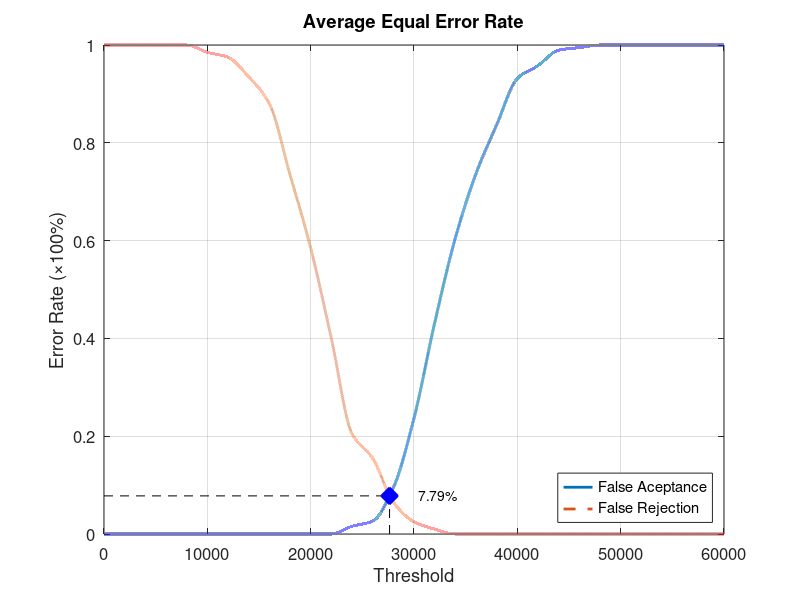
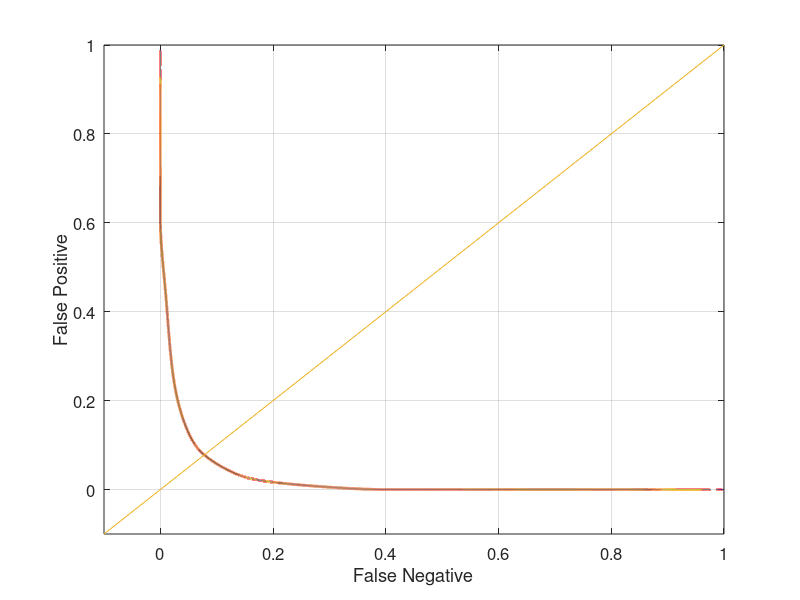

Write MATLAB code to recreate these figures, in order.
function yEER = Database3_4
close all;
clear;
clc;
x = 0:2000:60000;
xq = 0:0.5:60000;

y0 = [0 0 0 0 0 0 0 0 0 0 0 0 0.0157895 0.0263158 0.0947368 0.236842 0.431579 0.605263 0.736842 0.836842 0.931579 0.957895 0.989474 0.994737 1 1 1 1 1 1 1];
yy0 = interp1(x, y0, xq, 'pchip');
y1 = [1 1 1 1 1 0.985 0.975 0.935 0.88 0.735 0.585 0.4 0.205 0.155 0.065 0.025 0.01 0 0 0 0 0 0 0 0 0 0 0 0 0 0];
yy1 = interp1(x, y1, xq, 'pchip');

% Calculating EER: 
y2 = abs(y0 - y1);
find(y2 == min(y2))
yy2 = abs(yy0 - yy1);
xEER = find(yy2 == min(yy2));
xEERIndex = xq(xEER) % X-axis EER
yEER = yy0(xEER) % Y-axis EER

main = figure
plot(xq, yy0,'-','LineWidth', 2);	hold on
plot(xq, yy1,'--','LineWidth', 2);	hold on
plot([xEERIndex xEERIndex], [0 yEER], 'k--');	hold on
plot([0 xEERIndex], [yEER yEER], 'k--');	hold on
plot(xEERIndex, yEER, 'bx', 'LineWidth', 10);	hold on
text(xEERIndex + 10 * xEERIndex / 100, yEER, [num2str(round((10000 * yEER)) / 100) '%'])
legend('False Aceptance', 'False Rejection', 'Location', 'SouthEast')
xlabel('Threshold')
ylabel('Error Rate (\times100%)')
title('Average Equal Error Rate')
set(gca, 'FontSize', 12)
axis([0 60000 0 1])
grid on

print(main, 'Database3_4Main', '-dpng');
FNRxFPR = figure('Color', [1 1 1]);
plot(yy1, yy0, '-', yy1, yy0, 'LineWidth', 2);
hold on
y = -0.1:0.1:1
plot(y, y); 
set(gca, 'FontSize', 12)
xlabel('False Negative')
ylabel('False Positive')
axis([-0.1 1 -0.1 1])
set(gca, 'FontSize', 12)
grid on

print(FNRxFPR, 'Database3_4FNRxFPR','-dpng');
end
